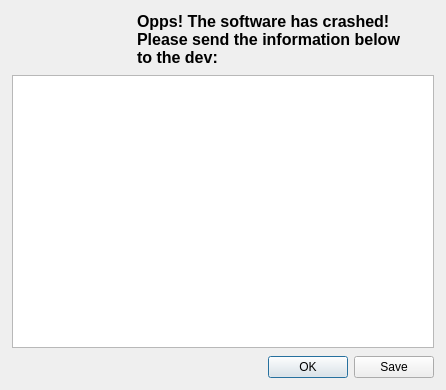
<?xml version="1.0" encoding="UTF-8"?>
<ui version="4.0">
 <class>CrashReport</class>
 <widget class="QWidget" name="CrashReport">
  <property name="geometry">
   <rect>
    <x>0</x>
    <y>0</y>
    <width>446</width>
    <height>390</height>
   </rect>
  </property>
  <property name="windowTitle">
   <string>CrashReport</string>
  </property>
  <layout class="QVBoxLayout" name="verticalLayout">
   <property name="spacing">
    <number>8</number>
   </property>
   <property name="leftMargin">
    <number>12</number>
   </property>
   <property name="topMargin">
    <number>12</number>
   </property>
   <property name="rightMargin">
    <number>12</number>
   </property>
   <property name="bottomMargin">
    <number>12</number>
   </property>
   <item>
    <layout class="QHBoxLayout" name="horizontalLayout">
     <property name="spacing">
      <number>10</number>
     </property>
     <property name="leftMargin">
      <number>15</number>
     </property>
     <property name="rightMargin">
      <number>15</number>
     </property>
     <item>
      <widget class="QLabel" name="label">
       <property name="maximumSize">
        <size>
         <width>100</width>
         <height>100</height>
        </size>
       </property>
       <property name="text">
        <string/>
       </property>
       <property name="pixmap">
        <pixmap resource="../../resources.qrc">:/com.wingsummer.winghex/images/crashicon.png</pixmap>
       </property>
       <property name="scaledContents">
        <bool>true</bool>
       </property>
      </widget>
     </item>
     <item>
      <widget class="QLabel" name="label_2">
       <property name="text">
        <string>&lt;html&gt;&lt;head/&gt;&lt;body&gt;&lt;p&gt;&lt;span style=&quot; font-size:12pt; font-weight:700;&quot;&gt;Opps! The software has crashed! Please send the information below to the dev:&lt;/span&gt;&lt;/p&gt;&lt;/body&gt;&lt;/html&gt;</string>
       </property>
       <property name="wordWrap">
        <bool>true</bool>
       </property>
      </widget>
     </item>
    </layout>
   </item>
   <item>
    <widget class="QTextBrowser" name="textBrowser"/>
   </item>
   <item>
    <widget class="QDialogButtonBox" name="buttonBox">
     <property name="standardButtons">
      <set>QDialogButtonBox::Ok|QDialogButtonBox::Save</set>
     </property>
    </widget>
   </item>
  </layout>
 </widget>
 <resources>
  <include location="../../resources.qrc"/>
 </resources>
 <connections/>
</ui>
